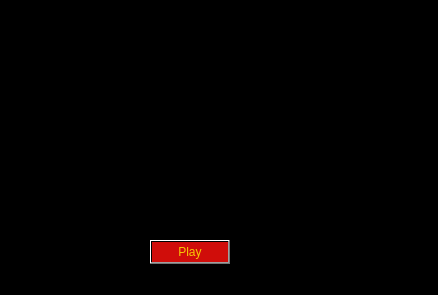
<?xml version="1.0" encoding="UTF-8"?>
<ui version="4.0">
 <class>Login</class>
 <widget class="QWidget" name="Login">
  <property name="geometry">
   <rect>
    <x>0</x>
    <y>0</y>
    <width>438</width>
    <height>295</height>
   </rect>
  </property>
  <property name="windowTitle">
   <string>Form</string>
  </property>
  <property name="styleSheet">
   <string notr="true">background-color: qlineargradient(spread:pad, x1:1, y1:0, x2:1, y2:0, stop:0 rgba(0, 0, 0, 255), stop:1 rgba(255, 255, 255, 255));</string>
  </property>
  <widget class="QLabel" name="label_2">
   <property name="geometry">
    <rect>
     <x>10</x>
     <y>150</y>
     <width>81</width>
     <height>41</height>
    </rect>
   </property>
   <property name="text">
    <string>Username</string>
   </property>
  </widget>
  <widget class="QLabel" name="label_3">
   <property name="geometry">
    <rect>
     <x>10</x>
     <y>90</y>
     <width>81</width>
     <height>41</height>
    </rect>
   </property>
   <property name="text">
    <string>Name</string>
   </property>
  </widget>
  <widget class="QLineEdit" name="lineEdit">
   <property name="geometry">
    <rect>
     <x>100</x>
     <y>100</y>
     <width>141</width>
     <height>31</height>
    </rect>
   </property>
  </widget>
  <widget class="QLineEdit" name="lineEdit_2">
   <property name="geometry">
    <rect>
     <x>100</x>
     <y>150</y>
     <width>141</width>
     <height>31</height>
    </rect>
   </property>
   <property name="styleSheet">
    <string notr="true">border-color: rgb(186, 52, 31);</string>
   </property>
  </widget>
  <widget class="QLabel" name="label">
   <property name="geometry">
    <rect>
     <x>270</x>
     <y>0</y>
     <width>171</width>
     <height>301</height>
    </rect>
   </property>
   <property name="text">
    <string/>
   </property>
   <property name="pixmap">
    <pixmap>../../../../../images.jpeg</pixmap>
   </property>
  </widget>
  <widget class="QPushButton" name="pushButton">
   <property name="geometry">
    <rect>
     <x>150</x>
     <y>240</y>
     <width>80</width>
     <height>24</height>
    </rect>
   </property>
   <property name="styleSheet">
    <string notr="true">background-color: qlineargradient(spread:pad, x1:1, y1:0, x2:1, y2:0, stop:0 rgba(208, 13, 10, 255), stop:1 rgba(255, 255, 255, 255));
color: rgb(247, 201, 5);</string>
   </property>
   <property name="text">
    <string>Play</string>
   </property>
  </widget>
 </widget>
 <resources/>
 <connections/>
</ui>
